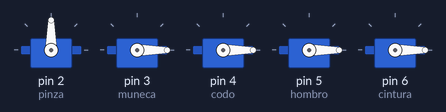
A sketch run on a simulated Arduino Uno, built with avr-gcc and run on an emulated ATmega328P. Shown: 5 × servo.

Above: at 0.05 s.
At 1.05 s:
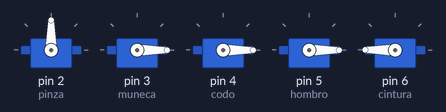
At 2.05 s:
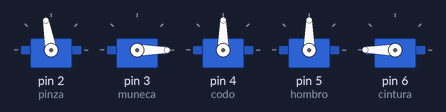
At 2.55 s:
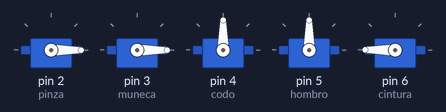
At 3.05 s:
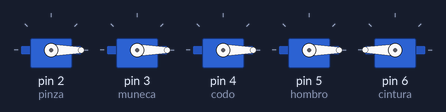
At 4.1 s:
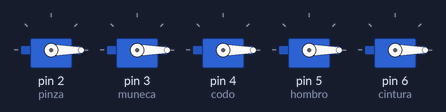
Timing chart, 0 to 5.3 s (numbered marks = the images above):
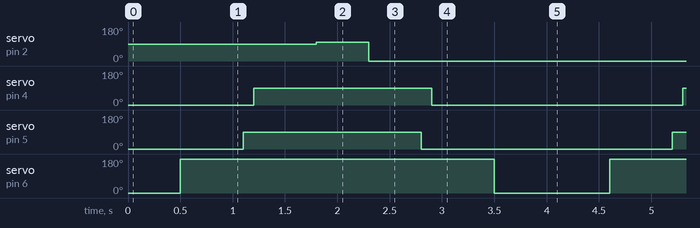

Measured:
- by itself, servo on pin 2 (pinza): alternates 100° for 0.50 s and 0° for 3.6 s
- by itself, servo on pin 4 (codo), servo on pin 5 (hombro): alternates 90° for 1.7 s and 0° for 2.4 s
- by itself, servo on pin 6 (cintura): alternates 180° for 3.0 s and 0° for 1.1 s

The sketch:

Brazo_servos.ino
```cpp
#include <Servo.h>

Servo pinza;
Servo muneca;
Servo codo;
Servo hombro;
Servo cintura;


void setup() {
  // put your setup code here, to run once:
  articulaciones();
}

void loop() {
  // put your main code here, to run repeatedly:
  posicionInicial();
  delay(500);
  girarIzquierda();
  delay(500);
  bajar();
  delay(500);
  abrir_pinza();
  delay(500);
  cerrar_pinza();
  delay(500);
  subir();
  delay(500);
  girarDerecha();
  delay(500);
}

void articulaciones(void)
{
  pinza.attach(2);
  muneca.attach(3);
  codo.attach(4);
  hombro.attach(5);
  cintura.attach(6);
}

void abrir_pinza(void)
{
  pinza.write(100);
}
void cerrar_pinza(void)
{
  pinza.write(0);
}

void bajar(void)
{
  hombro.write(90);
  delay(100);
  codo.write(90);
  delay(100);
}

void subir(void)
{
  hombro.write(0);
  delay(100);
  codo.write(0);
  delay(100);
}

void girarIzquierda(void)
{
  cintura.write(180);
  delay(100);
}

void girarDerecha(void)
{
  cintura.write(0);
  delay(100);
}

void posicionInicial(void)
{
  cintura.write(0);
  hombro.write(0);
  codo.write(0);
  muneca.write(0);
}
```
